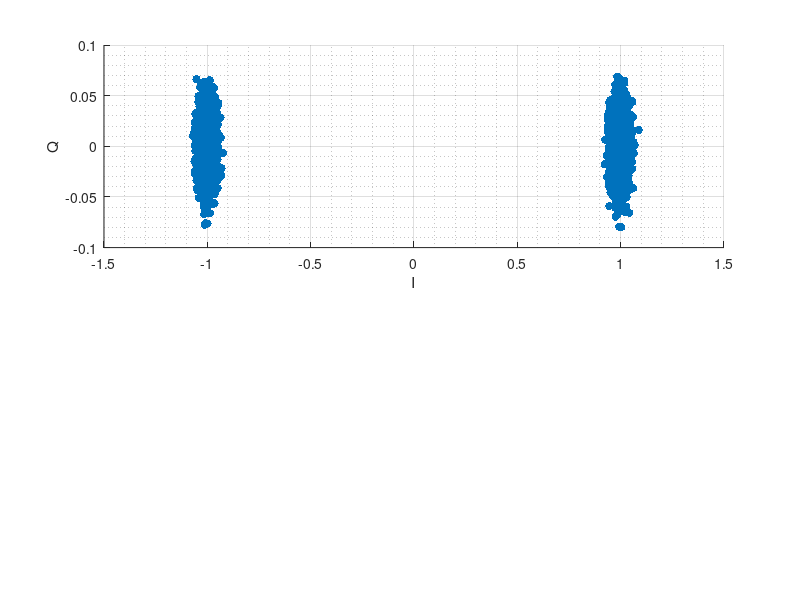

Here is the MATLAB script that generated this plot: (Note: this script raises an error after producing the figure.)
N=4096;
Ncp=round(N/10);
F=1000;
T=1/F;


% time and frequancy steps
f=((-N/2:1:(N)/2-1)*F).';
fs=((0:N-1)*F).';
t=((0:N-1)*T).';
tcp=((0:N+Ncp-1)*T).';


% creating tx signal
bits = rand(N,1)>0.5;
S = 2*bits-1;
Stx = ifft(fftshift(S))*sqrt(N);
Scp = Stx(N-Ncp+1:N);
NewS = cat(1,Scp,Stx);


% noise
snr = [30:-0.5:-10];
N0 = 10.^(-snr./10);
noise = sqrt((N0)/2).*randn(N+Ncp,1)+1i*sqrt((N0)/2).*randn(N+Ncp,1);

NewS = NewS+noise;

% processing rx signal
Srx = NewS(size(Scp,1)+1:size(Stx,1)+size(Scp,1),:) ;
S2 = fftshift(fft(Srx)/sqrt(N),1);
bitsRx = real(S2)>0;

% compare rx and tx
cmp = bits==bitsRx(1:N,:);
BER = 1-mean(cmp,1);
%plots
figure (1)
 for i=1:size(snr,2)
    clf;
    subplot(2,1,1)
    hold on
    scatter(real(S2(:,i)),imag(S2(:,i)),'filled');
    grid on
    grid minor
    xlabel('I');
    ylabel('Q');
    title('IQ with SNR',snr(i));
    xlim([-2 2])
    ylim([-2 2])
    hold off
    

    subplot(2,1,2)
    hold on
    semilogy(f,cmp(1:N,i),'o');
    grid on
    grid minor
    xlabel('f,Гц');
    ylabel('Bits');
    title('Comparison');
    hold off
    pause(0.05)
 end

 figure (2)
    semilogy(snr,BER);
    grid on
    grid minor
    xlabel('SNR,db');
    ylabel('BER');


